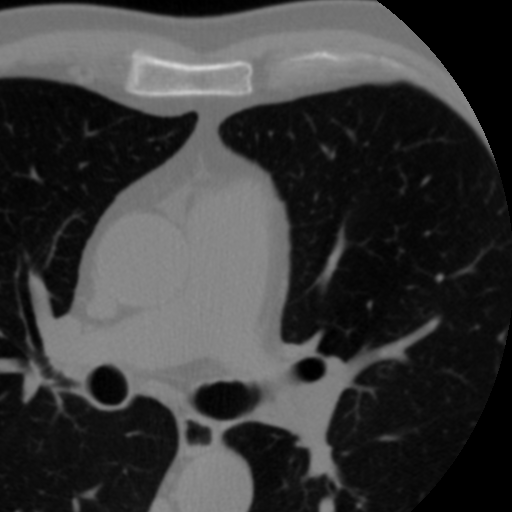
#> input picture data/Cardiac_fat_new/0/Dicom/ACel/patient_00_00.tif, 512 x 512 px; its folder holds only this picture in this run
$ python gaussian_exp.py
#> lines starting #> are read from the running program, lines starting #| are printed output that depends on the picture
# -*- coding: utf-8 -*-
"""
Created on Wed May 24 20:44:48 2023

@author: RubenSilva
"""


import numpy as np
import os
import cv2
import matplotlib.pyplot as plt
import random

def noisy_gaussian(image,mask):
      row,col= image.shape
      shape=row,col

      points_mask = np.argwhere(mask == 1)
      if len(points_mask>0):
          index=random.randint(0,len(points_mask)-1)

          random_n=1  #random.randint(1,2)

          if random_n==1:

              index2=random.randint(0,len(points_mask)-1)
              gauss2=makeGaussian(row,center=points_mask[index2])
              gauss2=gauss2.reshape(row,col)*mask

          else:
              gauss2=0

          gauss=makeGaussian(row,center=points_mask[index])
          gauss=gauss.reshape(row,col)*mask


          #gauss=gauss.astype(np.uint16)
          noisy = image + gauss + gauss2
          noisy[noisy>1] = 1
          #noisy=noisy.astype(np.uint16)

      else:
          noisy=image
      return noisy

def makeGaussian(size, sigma_x=10,sigma_y=10,theta=0,center=None):
    """ Make a square gaussian kernel.

    size is the length of a side of the square
    fwhm is full-width-half-maximum, which
    can be thought of as an effective radius.
    """

    x = np.arange(0, size, 1, float)
    y = x[:,np.newaxis]

    if center is None:
        xo = yo = size // 2
    else:
        xo = center[1]
        yo = center[0]

    sigma_x=random.randint(1,8)
    sigma_y=random.randint(1,8)
    theta=random.randint(0,180)
    amplitude=1#  4*(10e3)

    a = (np.cos(theta)**2)/(2*sigma_x**2) + (np.sin(theta)**2)/(2*sigma_y**2)
    b = -(np.sin(2*theta))/(4*sigma_x**2) + (np.sin(2*theta))/(4*sigma_y**2)
    c = (np.sin(theta)**2)/(2*sigma_x**2) + (np.cos(theta)**2)/(2*sigma_y**2)

    g = amplitude*np.exp( - (a*((x-xo)**2) + 2*b*(x-xo)*(y-yo)
                            + c*((y-yo)**2)))

    return g.ravel().reshape(size, size)


PATH ="X:/Ruben/TESE/New_training_Unet/data_only_pericardium/Cardiac_fat_new/4"
path_to_copy="X:/Ruben/TESE/Data/Dataset_public/RioFatSegm/Organization/teste_calcification"
list_patients=sorted(os.listdir(PATH+'/Dicom'))
list_patients=[list_patients[0]]
# path_dicom='X:/Ruben/TESE/New_training_Unet/all_data/OSIC_new/4/Dicom/'
# path_label='X:/Ruben/TESE/New_training_Unet/all_data/OSIC_new/4/Mask/'
import glob

for patient in list_patients:
    dicom_files= os.path.join(PATH,'Dicom',patient)
    files=sorted(glob.glob(dicom_files+'/*'))
    for file in files:

        name_file=os.path.split(file)[-1] #only the name of the image, not the entire path
        file_mask=os.path.join(PATH,'Mask',patient,name_file)

        img=cv2.imread(file,flags=cv2.IMREAD_ANYDEPTH)
#> img is the input picture: shape (512, 512) uint16; min 0, max 53837, mean 14992.4
        img_mask=cv2.imread(file_mask,0)
#> img_mask: shape (512, 512); min 0, max 210, mean 58.1

        path_test_calcification=os.path.join(path_to_copy, patient)
        isExist = os.path.exists(path_test_calcification)

        if not isExist:
          # Create a new directory because it does not exist
          os.makedirs(path_test_calcification)

        print(file)
        img_with_noise=noisy_gaussian(img/65535., img_mask/255.)*65535
#> in noisy_gaussian, `points_mask = np.argwhere(mask == 1)`: points_mask = empty array
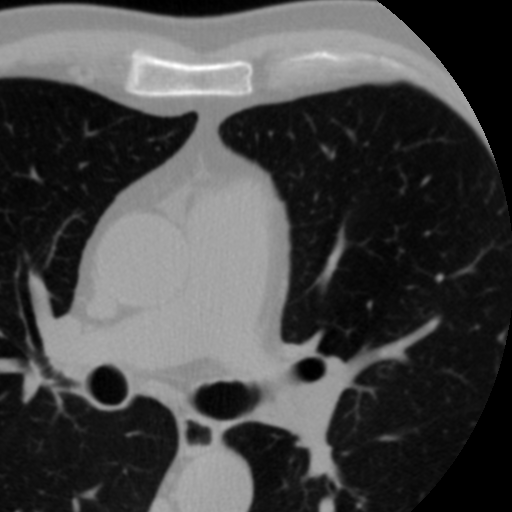
#> img_with_noise: shape (512, 512) float64; min 0, max 53837, mean 14992.4; drawn with min black and max white
        cv2.imwrite(os.path.join(path_test_calcification,name_file),img_with_noise.astype(np.uint16))

        #plt.imshow(img_with_noise,cmap='gray')
